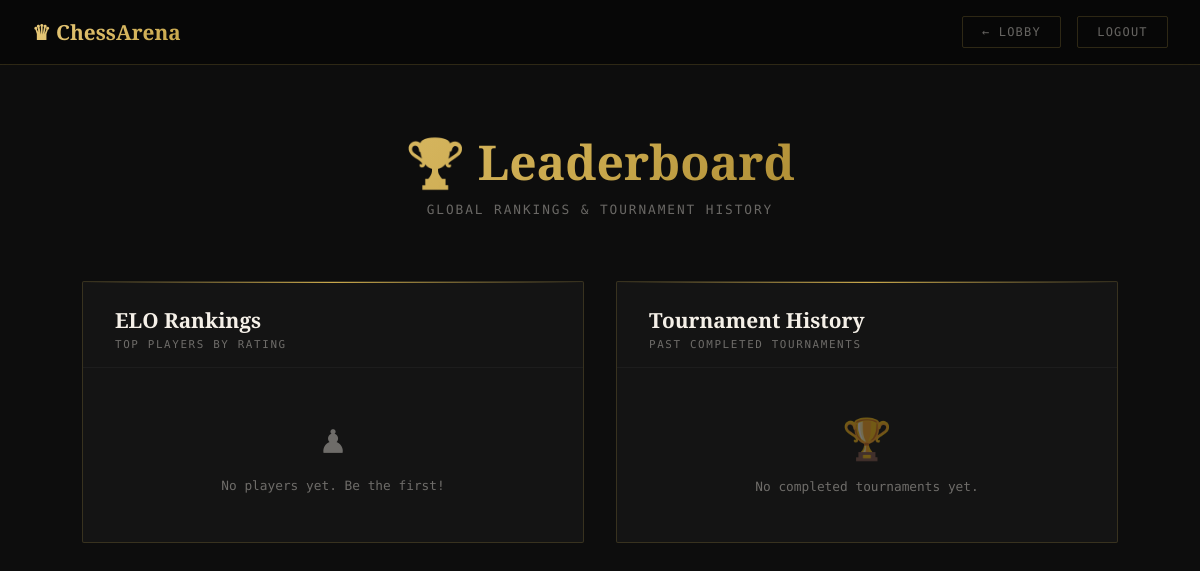
The page /leaderboard on the database as committed earlier.
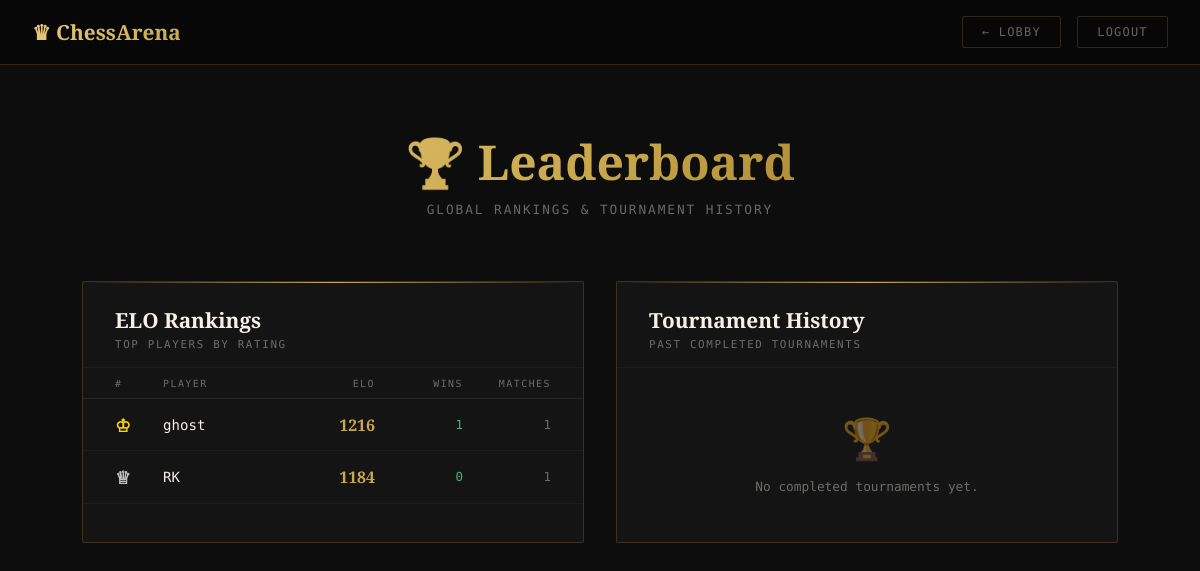
The same page on the database as committed later.
### models.py (models this page shows, shortened)
class User(db.Model):
    __tablename__ = 'users'
    id = db.Column(db.Integer, primary_key=True)
    username = db.Column(db.String(50), unique=True, nullable=False)
    created_at = db.Column(db.DateTime, default=datetime.utcnow)
    total_matches = db.Column(db.Integer, default=0)
    total_wins = db.Column(db.Integer, default=0)
    total_losses = db.Column(db.Integer, default=0)
    total_draws = db.Column(db.Integer, default=0)
    tournaments_played = db.Column(db.Integer, default=0)
    tournament_wins = db.Column(db.Integer, default=0)
    elo_rating = db.Column(db.Integer, default=1200)

### app.py (the view)
@app.route('/leaderboard')
def leaderboard():
    users = User.query.order_by(User.elo_rating.desc()).limit(50).all()
    tournaments = Tournament.query.filter_by(status='completed').order_by(Tournament.completed_at.desc()).limit(20).all()
    return render_template('leaderboard.html', users=users, tournaments=tournaments)

### templates/leaderboard.html (shortened to what this page needs)
<!DOCTYPE html>
<html lang="en">
<head>
</head>
<body>
<nav>
  <a href="/lobby" class="nav-brand">♛ ChessArena</a>
  <div style="display:flex; gap:1rem;">
    <a href="/lobby" class="btn">← Lobby</a>
    <a href="/logout" class="btn">Logout</a>
  </div>
</nav>
<div class="page">
  <div class="page-hero">
    <h1>🏆 Leaderboard</h1>
    <p>Global Rankings & Tournament History</p>
  </div>
  <div class="panel">
    <div class="panel-header">
      <div class="panel-title">ELO Rankings</div>
      <div class="panel-sub">Top players by rating</div>
    </div>
    {% if users %}
    <div class="lb-table">
      <div class="lb-row header">
        <span>#</span>
        <span>Player</span>
        <span style="text-align:right">ELO</span>
        <span style="text-align:right">Wins</span>
        <span style="text-align:right">Matches</span>
      </div>
      {% for user in users %}
      <div class="lb-row">
        <div class="lb-rank {% if loop.index == 1 %}rank-1{% elif loop.index == 2 %}rank-2{% elif loop.index == 3 %}rank-3{% endif %}">
          {% if loop.index == 1 %}♔
          {% elif loop.index == 2 %}♕
          {% elif loop.index == 3 %}♖
          {% else %}{{ loop.index }}{% endif %}
        </div>
        <div class="lb-name">
          {{ user.username }}
        </div>
        <div class="lb-elo">{{ user.elo_rating }}</div>
        <div class="lb-stat wins">{{ user.total_wins }}</div>
        <div class="lb-stat">{{ user.total_matches }}</div>
      </div>
      {% endfor %}
    </div>
    {% else %}
    <div class="empty-state">
      <span class="icon">♟</span>
      No players yet. Be the first!
    </div>
    {% endif %}
  </div>
  <div class="panel">
    <div class="panel-header">
      <div class="panel-title">Tournament History</div>
      <div class="panel-sub">Past completed tournaments</div>
    </div>
    {% if tournaments %}
    {% for t in tournaments %}
    <div class="tourney-row">
      <div class="tourney-header">
        <div class="tourney-id">Tournament #{{ t.id }} · {{ t.room_code }}</div>
        <div class="tourney-date">
          {{ t.completed_at.strftime('%b %d, %Y') if t.completed_at else 'N/A' }}
        </div>
      </div>
      <div class="tourney-winner">
        <span class="winner-trophy">♔</span>
        <strong>{{ t.winner_username or 'N/A' }}</strong>
      </div>
      <div class="tourney-players">
        {{ t.participants | length }} players · Admin: {{ t.admin_username }}
      </div>
    </div>
    {% endfor %}
    {% else %}
    <div class="empty-state">
      <span class="icon">🏆</span>
      No completed tournaments yet.
    </div>
    {% endif %}
  </div>
</div>
</body>
</html>

### templates/leaderboard.html (style rules this page uses)
:root { --ink: #0d0d0d; --cream: #f5f0e8; --gold: #c9a84c; --gold-light: #e8c97a; --border: rgba(201,168,76,0.2); --muted: rgba(245,240,232,0.4); --panel: rgba(255,255,255,0.03); }
* { margin:0; padding:0; box-sizing:border-box; }
body { background: var(--ink); color: var(--cream); font-family: 'DM Mono', monospace; min-height: 100vh; }
nav { display: flex; align-items: center; justify-content: space-between; padding: 1rem 2rem; border-bottom: 1px solid var(--border); background: rgba(0,0,0,0.4); backdrop-filter: blur(10px); position: sticky; top: 0; z-index: 100; }
.nav-brand { font-family: 'Playfair Display', serif; font-size: 1.3rem; font-weight: 900; background: linear-gradient(135deg, var(--gold-light), var(--gold)); -webkit-background-clip: text; -webkit-text-fill-color: transparent; background-clip: text; text-decoration: none; }
.btn { padding: 0.5rem 1.2rem; border-radius: 2px; font-family: 'DM Mono', monospace; font-size: 0.75rem; letter-spacing: 0.1em; text-transform: uppercase; cursor: pointer; transition: all 0.2s; border: 1px solid var(--border); background: transparent; color: var(--muted); text-decoration: none; display: inline-block; }
.page { max-width: 1100px; margin: 0 auto; padding: 3rem 2rem; display: grid; grid-template-columns: 1fr 1fr; gap: 2rem; }
.panel { background: var(--panel); border: 1px solid var(--border); border-radius: 2px; overflow: hidden; position: relative; }
.panel::before { content: ''; position: absolute; top: 0; left: 0; right: 0; height: 1px; background: linear-gradient(90deg, transparent, var(--gold), transparent); }
.panel-header { padding: 1.5rem 2rem 1rem; border-bottom: 1px solid rgba(255,255,255,0.04); }
.panel-title { font-family: 'Playfair Display', serif; font-size: 1.3rem; font-weight: 700; }
.panel-sub { color: var(--muted); font-size: 0.68rem; letter-spacing: 0.15em; text-transform: uppercase; margin-top: 0.25rem; }
.lb-table { width: 100%; }
.lb-row { display: grid; grid-template-columns: 40px 1fr 80px 80px 80px; align-items: center; padding: 0.85rem 2rem; border-bottom: 1px solid rgba(255,255,255,0.04); transition: background 0.2s; gap: 0.5rem; }
.lb-row.header { font-size: 0.62rem; letter-spacing: 0.15em; text-transform: uppercase; color: var(--muted); padding: 0.6rem 2rem; border-bottom: 1px solid rgba(255,255,255,0.08); }
.lb-rank { font-family: 'Playfair Display', serif; font-size: 1.1rem; font-weight: 700; color: var(--muted); }
.lb-rank.rank-1 { color: #FFD700; }
.lb-rank.rank-2 { color: #C0C0C0; }
.lb-name { font-size: 0.88rem; font-weight: 500; display: flex; align-items: center; gap: 0.5rem; }
.lb-elo { font-family: 'Playfair Display', serif; font-size: 1rem; font-weight: 700; color: var(--gold); text-align: right; }
.lb-stat { text-align: right; font-size: 0.78rem; color: var(--muted); }
.lb-stat.wins { color: #4caf7d; }
.empty-state { padding: 3rem 2rem; text-align: center; color: var(--muted); font-size: 0.8rem; }
.empty-state .icon { font-size: 2.5rem; display: block; margin-bottom: 1rem; }
.page-hero { grid-column: 1 / -1; text-align: center; padding: 1rem 0 2rem; }
.page-hero h1 { font-family: 'Playfair Display', serif; font-size: 3rem; font-weight: 900; background: linear-gradient(135deg, var(--gold-light), var(--gold), #8B6914); -webkit-background-clip: text; -webkit-text-fill-color: transparent; background-clip: text; }
.page-hero p { color: var(--muted); font-size: 0.8rem; letter-spacing: 0.15em; text-transform: uppercase; margin-top: 0.5rem; }

Rows that differ between the two databases and show on the page:
added User: username "ghost", elo_rating "1216", total_wins "1", total_matches "1"
added User: username "RK", elo_rating "1184", total_wins "0", total_matches "1"
Other text that changed with them:
text no longer shown: "♟ No players yet. Be the first!"
text now shown: "# PLAYER ELO WINS MATCHES"
